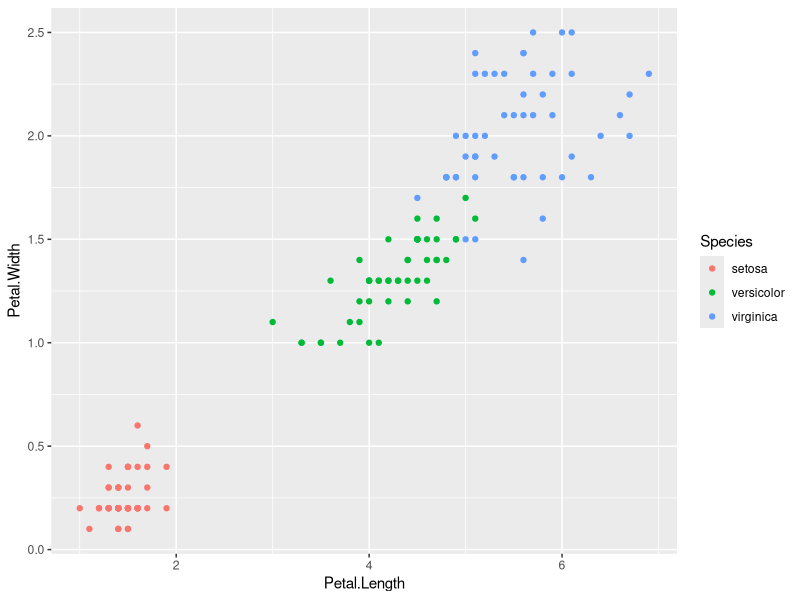
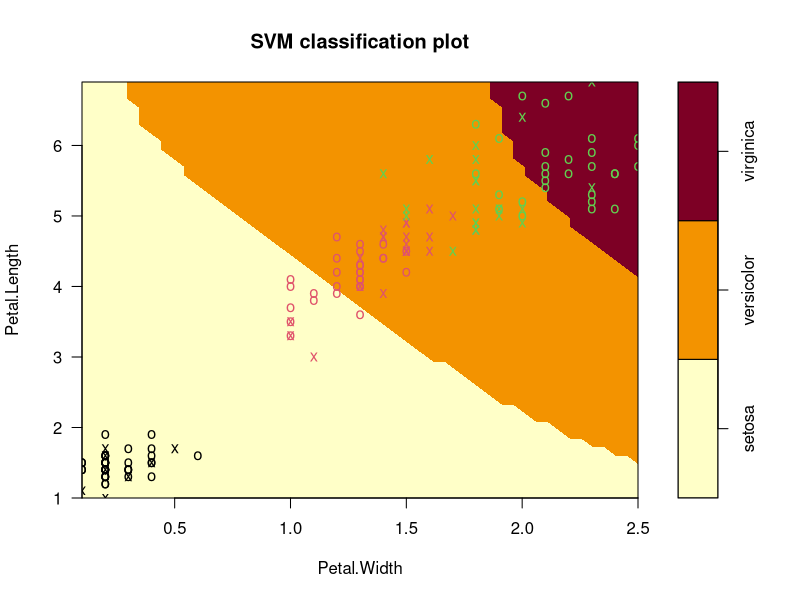

Generate these figures, in order, with R:
#svm

data(iris)
str(iris)
library(ggplot2)
qplot(Petal.Length,Petal.Width,data = iris,color=Species)
install.packages('e1071')
library(e1071)
Classifier <- svm(Species~.,data = iris)
summary(Classifier)

plot(Classifier,data = iris, Petal.Length~Petal.Width,slice = list(Sepal.Length= 3,Sepal.Width = 3))
     